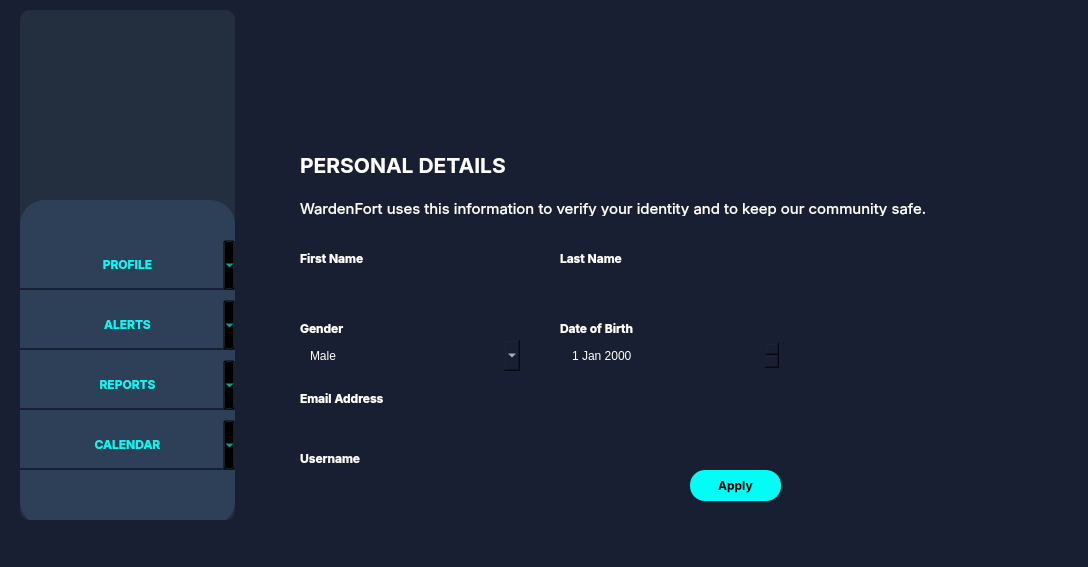
<?xml version="1.0" encoding="UTF-8"?>
<ui version="4.0">
 <class>accountSettings</class>
 <widget class="QMainWindow" name="accountSettings">
  <property name="geometry">
   <rect>
    <x>0</x>
    <y>0</y>
    <width>1088</width>
    <height>567</height>
   </rect>
  </property>
  <property name="windowTitle">
   <string>accountSettings</string>
  </property>
  <property name="styleSheet">
   <string notr="true">background-color: #191F32;</string>
  </property>
  <widget class="QWidget" name="centralwidget">
   <widget class="QFrame" name="frame">
    <property name="geometry">
     <rect>
      <x>20</x>
      <y>10</y>
      <width>215</width>
      <height>510</height>
     </rect>
    </property>
    <property name="styleSheet">
     <string notr="true">QFrame {
    background-color: rgba(44, 60, 75, 0.5);
    border-radius: 10px;
}</string>
    </property>
    <property name="frameShape">
     <enum>QFrame::StyledPanel</enum>
    </property>
    <property name="frameShadow">
     <enum>QFrame::Raised</enum>
    </property>
    <widget class="QWidget" name="widget" native="true">
     <property name="geometry">
      <rect>
       <x>0</x>
       <y>190</y>
       <width>215</width>
       <height>326</height>
      </rect>
     </property>
     <property name="styleSheet">
      <string notr="true">QWidget {
    background-color: rgba(57, 83, 113, 0.5);
    border-radius: 25px;
}</string>
     </property>
     <widget class="QToolButton" name="toolButton">
      <property name="geometry">
       <rect>
        <x>0</x>
        <y>40</y>
        <width>215</width>
        <height>50</height>
       </rect>
      </property>
      <property name="font">
       <font>
        <family>Inter</family>
        <pointsize>9</pointsize>
        <bold>true</bold>
       </font>
      </property>
      <property name="styleSheet">
       <string notr="true">QToolButton {
	background-color: transparent;
    color: #01FDF5;
	border-bottom: 2px solid #191F32;
	border-radius: 0px;
	padding: 5px;
}</string>
      </property>
      <property name="text">
       <string>PROFILE</string>
      </property>
      <property name="icon">
       <iconset>
        <normaloff>../../../../Downloads/profileIcon.png</normaloff>../../../../Downloads/profileIcon.png</iconset>
      </property>
      <property name="iconSize">
       <size>
        <width>24</width>
        <height>24</height>
       </size>
      </property>
      <property name="popupMode">
       <enum>QToolButton::MenuButtonPopup</enum>
      </property>
      <property name="toolButtonStyle">
       <enum>Qt::ToolButtonTextBesideIcon</enum>
      </property>
     </widget>
     <widget class="QToolButton" name="toolButton_2">
      <property name="geometry">
       <rect>
        <x>0</x>
        <y>100</y>
        <width>215</width>
        <height>50</height>
       </rect>
      </property>
      <property name="font">
       <font>
        <family>Inter</family>
        <pointsize>9</pointsize>
        <bold>true</bold>
       </font>
      </property>
      <property name="styleSheet">
       <string notr="true">QToolButton {
	background-color: transparent;
    color: #01FDF5;
	border-bottom: 2px solid #191F32;
	border-radius: 0px;
	padding: 5px;
}</string>
      </property>
      <property name="text">
       <string>ALERTS</string>
      </property>
      <property name="icon">
       <iconset>
        <normaloff>../../../../Downloads/alertIcon.png</normaloff>../../../../Downloads/alertIcon.png</iconset>
      </property>
      <property name="iconSize">
       <size>
        <width>24</width>
        <height>24</height>
       </size>
      </property>
      <property name="popupMode">
       <enum>QToolButton::MenuButtonPopup</enum>
      </property>
      <property name="toolButtonStyle">
       <enum>Qt::ToolButtonTextBesideIcon</enum>
      </property>
     </widget>
     <widget class="QToolButton" name="toolButton_3">
      <property name="geometry">
       <rect>
        <x>0</x>
        <y>160</y>
        <width>215</width>
        <height>50</height>
       </rect>
      </property>
      <property name="font">
       <font>
        <family>Inter</family>
        <pointsize>9</pointsize>
        <bold>true</bold>
       </font>
      </property>
      <property name="styleSheet">
       <string notr="true">QToolButton {
	background-color: transparent;
    color: #01FDF5;
	border-bottom: 2px solid #191F32;
	border-radius: 0px;
	padding: 5px;
}</string>
      </property>
      <property name="text">
       <string>REPORTS</string>
      </property>
      <property name="icon">
       <iconset>
        <normaloff>../../../../Downloads/folderIcon.png</normaloff>../../../../Downloads/folderIcon.png</iconset>
      </property>
      <property name="iconSize">
       <size>
        <width>24</width>
        <height>24</height>
       </size>
      </property>
      <property name="popupMode">
       <enum>QToolButton::MenuButtonPopup</enum>
      </property>
      <property name="toolButtonStyle">
       <enum>Qt::ToolButtonTextBesideIcon</enum>
      </property>
     </widget>
     <widget class="QToolButton" name="toolButton_4">
      <property name="geometry">
       <rect>
        <x>0</x>
        <y>220</y>
        <width>215</width>
        <height>50</height>
       </rect>
      </property>
      <property name="font">
       <font>
        <family>Inter</family>
        <pointsize>9</pointsize>
        <bold>true</bold>
       </font>
      </property>
      <property name="styleSheet">
       <string notr="true">QToolButton {
	background-color: transparent;
    color: #01FDF5;
	border-bottom: 2px solid #191F32;
	border-radius: 0px;
	padding: 5px;
}</string>
      </property>
      <property name="text">
       <string>CALENDAR</string>
      </property>
      <property name="icon">
       <iconset>
        <normaloff>../../../../Downloads/calendarIcon.png</normaloff>../../../../Downloads/calendarIcon.png</iconset>
      </property>
      <property name="iconSize">
       <size>
        <width>24</width>
        <height>24</height>
       </size>
      </property>
      <property name="popupMode">
       <enum>QToolButton::MenuButtonPopup</enum>
      </property>
      <property name="toolButtonStyle">
       <enum>Qt::ToolButtonTextBesideIcon</enum>
      </property>
     </widget>
    </widget>
    <widget class="QLabel" name="label">
     <property name="geometry">
      <rect>
       <x>-20</x>
       <y>0</y>
       <width>231</width>
       <height>51</height>
      </rect>
     </property>
     <property name="styleSheet">
      <string notr="true">background-color: transparent;</string>
     </property>
     <property name="text">
      <string/>
     </property>
     <property name="pixmap">
      <pixmap>../../../../Downloads/wardenfort.png</pixmap>
     </property>
    </widget>
    <widget class="QLabel" name="label_2">
     <property name="geometry">
      <rect>
       <x>55</x>
       <y>60</y>
       <width>111</width>
       <height>121</height>
      </rect>
     </property>
     <property name="styleSheet">
      <string notr="true">background-color: transparent;</string>
     </property>
     <property name="text">
      <string/>
     </property>
     <property name="pixmap">
      <pixmap>../../../../Downloads/circle.png</pixmap>
     </property>
    </widget>
    <widget class="QLabel" name="pfp">
     <property name="geometry">
      <rect>
       <x>70</x>
       <y>70</y>
       <width>131</width>
       <height>81</height>
      </rect>
     </property>
     <property name="styleSheet">
      <string notr="true">background-color: transparent;</string>
     </property>
     <property name="text">
      <string/>
     </property>
     <property name="pixmap">
      <pixmap resource="wardenfort.qrc">:/wardenfort/pfp</pixmap>
     </property>
    </widget>
   </widget>
   <widget class="QFrame" name="frame_2">
    <property name="geometry">
     <rect>
      <x>260</x>
      <y>10</y>
      <width>781</width>
      <height>511</height>
     </rect>
    </property>
    <property name="frameShape">
     <enum>QFrame::StyledPanel</enum>
    </property>
    <property name="frameShadow">
     <enum>QFrame::Raised</enum>
    </property>
    <widget class="QLabel" name="label_3">
     <property name="geometry">
      <rect>
       <x>0</x>
       <y>0</y>
       <width>781</width>
       <height>511</height>
      </rect>
     </property>
     <property name="text">
      <string/>
     </property>
     <property name="pixmap">
      <pixmap>../../../../Downloads/bg.png</pixmap>
     </property>
    </widget>
    <widget class="QLabel" name="label_4">
     <property name="geometry">
      <rect>
       <x>30</x>
       <y>-10</y>
       <width>131</width>
       <height>131</height>
      </rect>
     </property>
     <property name="styleSheet">
      <string notr="true">background-color: transparent;</string>
     </property>
     <property name="text">
      <string/>
     </property>
     <property name="pixmap">
      <pixmap>../../../../Downloads/Ellipse.png</pixmap>
     </property>
    </widget>
    <widget class="QPushButton" name="pushButton">
     <property name="geometry">
      <rect>
       <x>130</x>
       <y>80</y>
       <width>31</width>
       <height>24</height>
      </rect>
     </property>
     <property name="text">
      <string/>
     </property>
     <property name="icon">
      <iconset>
       <normaloff>../../../../Downloads/profileButton.png</normaloff>../../../../Downloads/profileButton.png</iconset>
     </property>
     <property name="iconSize">
      <size>
       <width>25</width>
       <height>24</height>
      </size>
     </property>
     <property name="flat">
      <bool>true</bool>
     </property>
    </widget>
    <widget class="QLabel" name="label_5">
     <property name="geometry">
      <rect>
       <x>40</x>
       <y>0</y>
       <width>111</width>
       <height>121</height>
      </rect>
     </property>
     <property name="styleSheet">
      <string notr="true">background-color: transparent;</string>
     </property>
     <property name="text">
      <string/>
     </property>
    </widget>
    <widget class="QLabel" name="label_6">
     <property name="geometry">
      <rect>
       <x>40</x>
       <y>140</y>
       <width>221</width>
       <height>31</height>
      </rect>
     </property>
     <property name="font">
      <font>
       <family>Inter</family>
       <pointsize>16</pointsize>
       <bold>true</bold>
      </font>
     </property>
     <property name="styleSheet">
      <string notr="true">background-color: transparent;
color: white;</string>
     </property>
     <property name="text">
      <string>PERSONAL DETAILS</string>
     </property>
    </widget>
    <widget class="QLabel" name="label_7">
     <property name="geometry">
      <rect>
       <x>40</x>
       <y>190</y>
       <width>631</width>
       <height>16</height>
      </rect>
     </property>
     <property name="font">
      <font>
       <family>Inter</family>
       <pointsize>11</pointsize>
      </font>
     </property>
     <property name="styleSheet">
      <string notr="true">background-color: transparent; color: white;</string>
     </property>
     <property name="text">
      <string>WardenFort uses this information to verify your identity and to keep our community safe. </string>
     </property>
    </widget>
    <widget class="QLabel" name="label_8">
     <property name="geometry">
      <rect>
       <x>40</x>
       <y>240</y>
       <width>71</width>
       <height>16</height>
      </rect>
     </property>
     <property name="font">
      <font>
       <family>Inter</family>
       <bold>true</bold>
      </font>
     </property>
     <property name="styleSheet">
      <string notr="true">background-color: transparent; color: white;</string>
     </property>
     <property name="text">
      <string>First Name</string>
     </property>
    </widget>
    <widget class="QLabel" name="label_9">
     <property name="geometry">
      <rect>
       <x>300</x>
       <y>240</y>
       <width>71</width>
       <height>16</height>
      </rect>
     </property>
     <property name="font">
      <font>
       <family>Inter</family>
       <bold>true</bold>
      </font>
     </property>
     <property name="styleSheet">
      <string notr="true">background-color: transparent; color: white;</string>
     </property>
     <property name="text">
      <string>Last Name</string>
     </property>
    </widget>
    <widget class="QLineEdit" name="fnameLine">
     <property name="geometry">
      <rect>
       <x>40</x>
       <y>260</y>
       <width>220</width>
       <height>31</height>
      </rect>
     </property>
     <property name="styleSheet">
      <string notr="true">color: white;
padding: 10px;
border-radius: 15px;</string>
     </property>
    </widget>
    <widget class="QLineEdit" name="lnameLine">
     <property name="geometry">
      <rect>
       <x>300</x>
       <y>260</y>
       <width>220</width>
       <height>31</height>
      </rect>
     </property>
     <property name="styleSheet">
      <string notr="true">color: white;
padding: 10px;
border-radius: 15px;</string>
     </property>
    </widget>
    <widget class="QLabel" name="label_10">
     <property name="geometry">
      <rect>
       <x>40</x>
       <y>310</y>
       <width>71</width>
       <height>16</height>
      </rect>
     </property>
     <property name="font">
      <font>
       <family>Inter</family>
       <bold>true</bold>
      </font>
     </property>
     <property name="styleSheet">
      <string notr="true">background-color: transparent; color: white;</string>
     </property>
     <property name="text">
      <string>Gender</string>
     </property>
    </widget>
    <widget class="QComboBox" name="genderCombo">
     <property name="geometry">
      <rect>
       <x>40</x>
       <y>330</y>
       <width>220</width>
       <height>31</height>
      </rect>
     </property>
     <property name="styleSheet">
      <string notr="true">color: white;
padding: 10px;
border-radius: 15px;</string>
     </property>
     <item>
      <property name="text">
       <string>Male</string>
      </property>
     </item>
     <item>
      <property name="text">
       <string>Female</string>
      </property>
     </item>
     <item>
      <property name="text">
       <string>Prefer not to say</string>
      </property>
     </item>
     <item>
      <property name="text">
       <string>Others</string>
      </property>
     </item>
    </widget>
    <widget class="QDateEdit" name="dateEdit">
     <property name="geometry">
      <rect>
       <x>300</x>
       <y>330</y>
       <width>220</width>
       <height>31</height>
      </rect>
     </property>
     <property name="styleSheet">
      <string notr="true">color: white;
padding: 10px;
border-radius: 15px;</string>
     </property>
    </widget>
    <widget class="QLabel" name="label_11">
     <property name="geometry">
      <rect>
       <x>300</x>
       <y>310</y>
       <width>91</width>
       <height>16</height>
      </rect>
     </property>
     <property name="font">
      <font>
       <family>Inter</family>
       <bold>true</bold>
      </font>
     </property>
     <property name="styleSheet">
      <string notr="true">background-color: transparent; color: white;</string>
     </property>
     <property name="text">
      <string>Date of Birth</string>
     </property>
    </widget>
    <widget class="QLabel" name="label_12">
     <property name="geometry">
      <rect>
       <x>40</x>
       <y>380</y>
       <width>91</width>
       <height>16</height>
      </rect>
     </property>
     <property name="font">
      <font>
       <family>Inter</family>
       <bold>true</bold>
      </font>
     </property>
     <property name="styleSheet">
      <string notr="true">background-color: transparent; color: white;</string>
     </property>
     <property name="text">
      <string>Email Address</string>
     </property>
    </widget>
    <widget class="QLineEdit" name="emailLine">
     <property name="geometry">
      <rect>
       <x>40</x>
       <y>400</y>
       <width>220</width>
       <height>31</height>
      </rect>
     </property>
     <property name="styleSheet">
      <string notr="true">color: white;
padding: 10px;
border-radius: 15px;</string>
     </property>
    </widget>
    <widget class="QLineEdit" name="usernameLine">
     <property name="geometry">
      <rect>
       <x>40</x>
       <y>460</y>
       <width>220</width>
       <height>31</height>
      </rect>
     </property>
     <property name="styleSheet">
      <string notr="true">color: white;
padding: 10px;
border-radius: 15px;</string>
     </property>
    </widget>
    <widget class="QLabel" name="label_13">
     <property name="geometry">
      <rect>
       <x>40</x>
       <y>440</y>
       <width>91</width>
       <height>16</height>
      </rect>
     </property>
     <property name="font">
      <font>
       <family>Inter</family>
       <bold>true</bold>
      </font>
     </property>
     <property name="styleSheet">
      <string notr="true">background-color: transparent; color: white;</string>
     </property>
     <property name="text">
      <string>Username</string>
     </property>
    </widget>
    <widget class="QPushButton" name="applyButton">
     <property name="geometry">
      <rect>
       <x>430</x>
       <y>460</y>
       <width>91</width>
       <height>31</height>
      </rect>
     </property>
     <property name="font">
      <font>
       <family>Inter</family>
       <bold>true</bold>
      </font>
     </property>
     <property name="styleSheet">
      <string notr="true">background-color: #01FDF5;
color: black;
border-radius: 15px;</string>
     </property>
     <property name="text">
      <string>Apply</string>
     </property>
    </widget>
    <widget class="QLabel" name="label_16">
     <property name="geometry">
      <rect>
       <x>390</x>
       <y>550</y>
       <width>631</width>
       <height>16</height>
      </rect>
     </property>
     <property name="font">
      <font>
       <family>Inter</family>
       <pointsize>11</pointsize>
      </font>
     </property>
     <property name="styleSheet">
      <string notr="true">background-color: transparent; color: white;</string>
     </property>
     <property name="text">
      <string>WardenFort uses this information to verify your identity and to keep our community safe. </string>
     </property>
    </widget>
    <widget class="QLabel" name="label_18">
     <property name="geometry">
      <rect>
       <x>680</x>
       <y>290</y>
       <width>111</width>
       <height>121</height>
      </rect>
     </property>
     <property name="styleSheet">
      <string notr="true">background-color: transparent;</string>
     </property>
     <property name="text">
      <string/>
     </property>
    </widget>
    <zorder>label_3</zorder>
    <zorder>label_4</zorder>
    <zorder>label_5</zorder>
    <zorder>pushButton</zorder>
    <zorder>label_6</zorder>
    <zorder>label_7</zorder>
    <zorder>label_8</zorder>
    <zorder>label_9</zorder>
    <zorder>fnameLine</zorder>
    <zorder>lnameLine</zorder>
    <zorder>label_10</zorder>
    <zorder>genderCombo</zorder>
    <zorder>dateEdit</zorder>
    <zorder>label_11</zorder>
    <zorder>label_12</zorder>
    <zorder>emailLine</zorder>
    <zorder>usernameLine</zorder>
    <zorder>label_13</zorder>
    <zorder>applyButton</zorder>
    <zorder>label_16</zorder>
    <zorder>label_18</zorder>
   </widget>
  </widget>
  <widget class="QMenuBar" name="menubar">
   <property name="geometry">
    <rect>
     <x>0</x>
     <y>0</y>
     <width>1088</width>
     <height>22</height>
    </rect>
   </property>
  </widget>
  <widget class="QStatusBar" name="statusbar"/>
 </widget>
 <resources>
  <include location="QtWidgetsApplication1.qrc"/>
  <include location="wardenfort.qrc"/>
 </resources>
 <connections/>
</ui>
